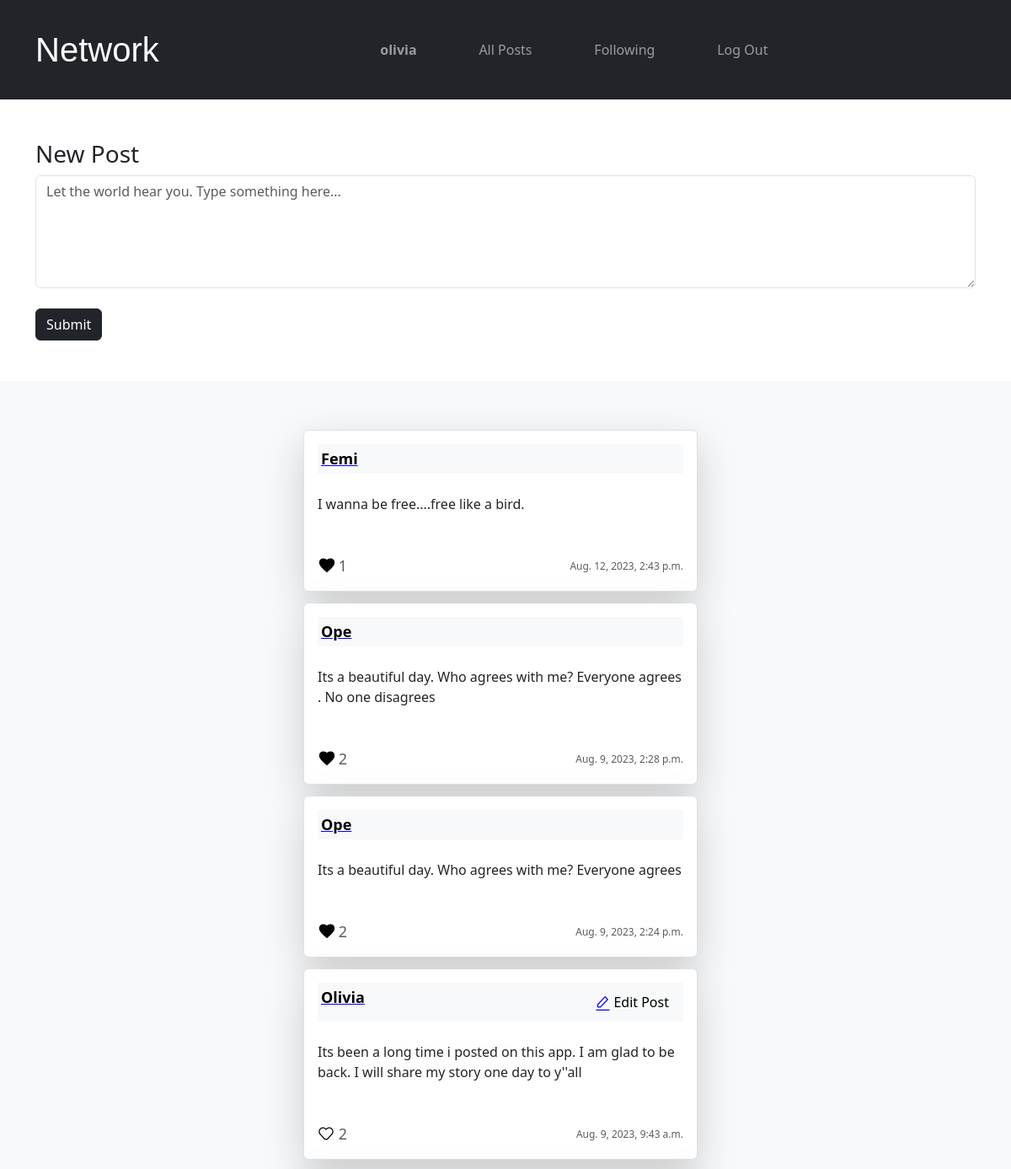
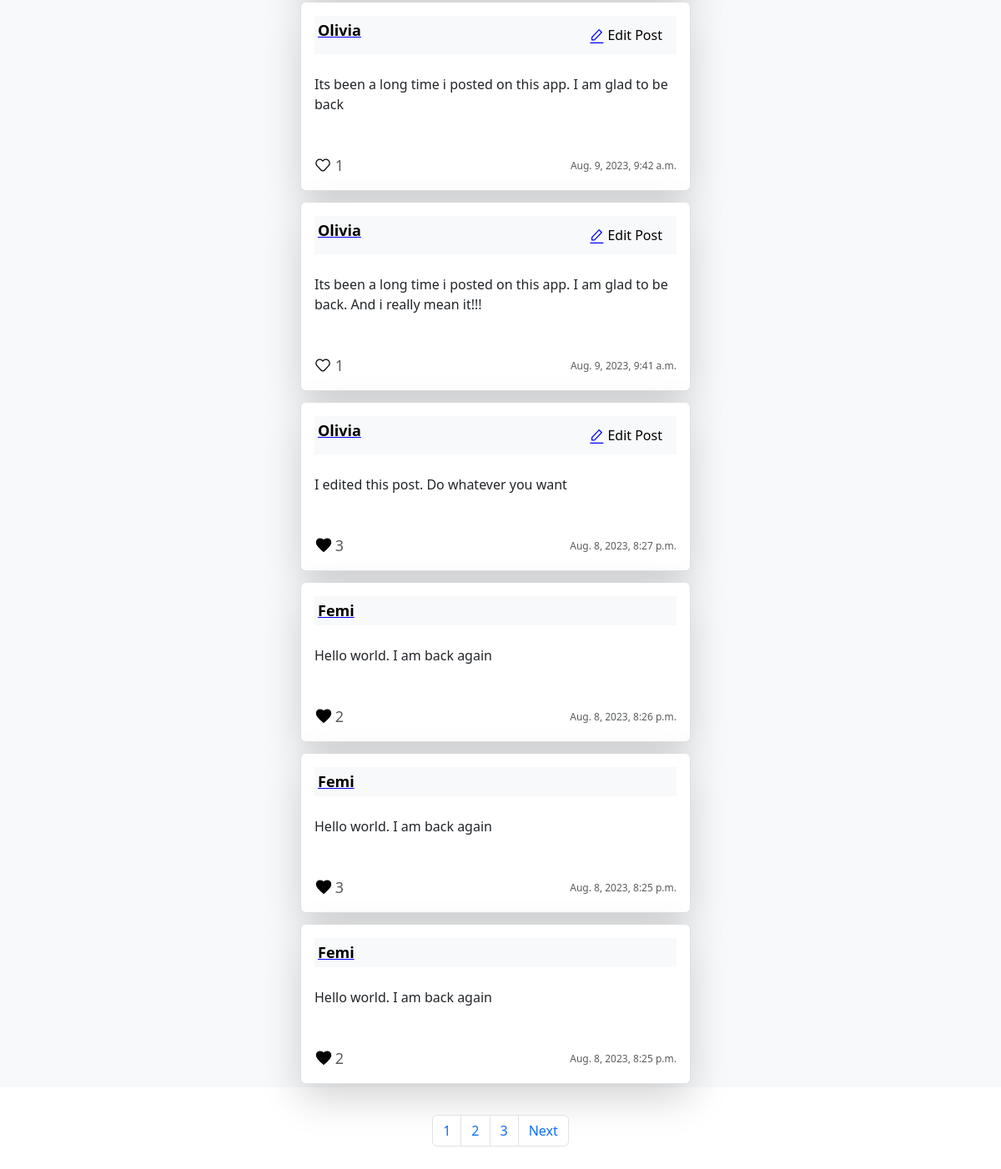
Before: / (signed in) with the older database file (2 pictures, top to bottom).
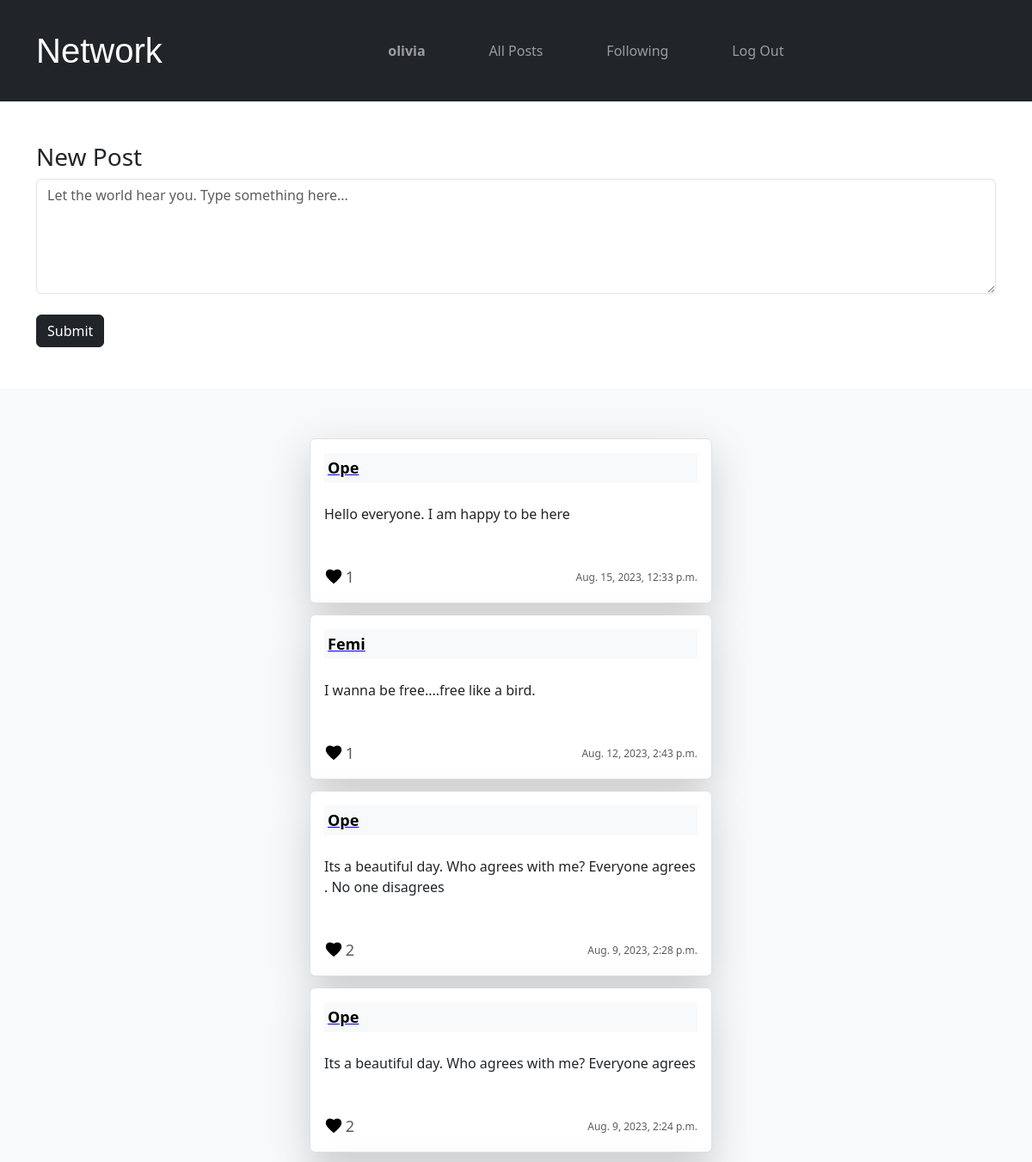
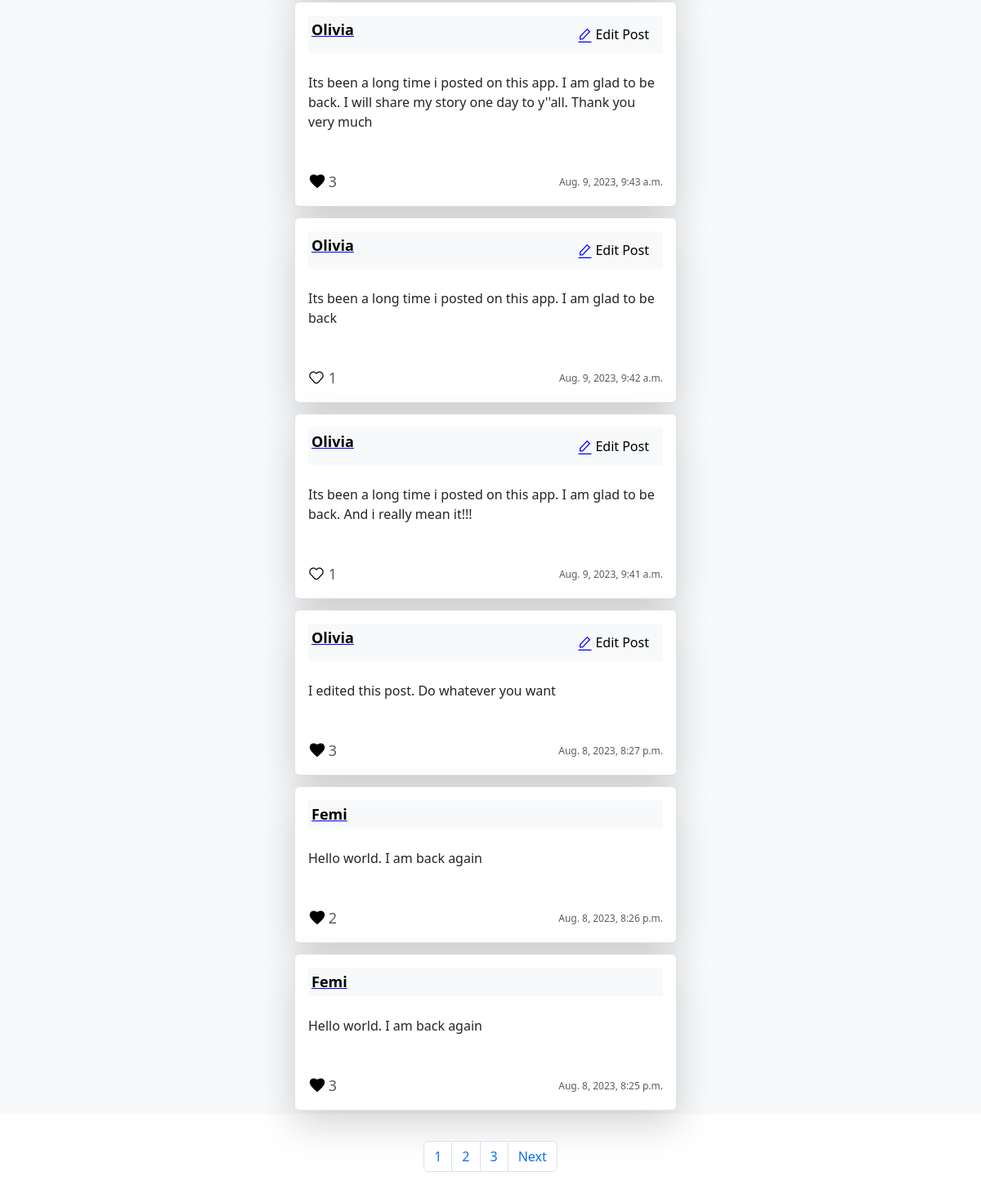
After: the same page with the newer database file (2 pictures, top to bottom).
### network/models.py (models this page shows, shortened)
class User(AbstractUser):
    pass

class Post(models.Model):
    owner = models.ForeignKey(User, on_delete=models.CASCADE, related_name='postowner')
    timestamp = models.DateTimeField(auto_now_add=True, null=True)
    content = models.TextField()

### network/views.py (the view)
# urls.py: path("", views.index, name="index"),
def index(request):
    allPosts = Post.objects.annotate(number_of_likes=Count('likedpost')).order_by('-id')
    paginator = Paginator(allPosts, 10)
    page_number = request.GET.get('page')
    page_obj = paginator.get_page(page_number)
    allLikes = Like.objects.all()
    allPostsLiked = []
    try:
        for like in allLikes:
            if like.user.id == request.user.id:
                allPostsLiked.append(like.post.id)
    except:
        allPostsLiked = []
    if request.user.is_authenticated:
        if request.method == 'POST':
            content = request.POST["newpost"]
            Post.objects.create(owner=request.user, content=content)
            return render(request, "network/index.html", {
                "allPosts": allPosts,
                "page_obj": page_obj,
            	"allPostsLiked": allPostsLiked
            })
    return render(request, "network/index.html", {
        "allPosts": allPosts,
        "page_obj": page_obj,
        "allPostsLiked": allPostsLiked
    })

### network/templates/network/index.html (shortened to what this page needs)
{% extends "network/layout.html" %}
{% load static %}
{% block body %}
    {% if user.is_authenticated %}
    <div class="mx-auto container mt-5 mb-5">
        <h3>New Post</h3>
        <form action="{% url 'index' %}" method="POST">
            <textarea class="rounded form-control" name="newpost" id="newpost" cols="100" rows="5" autofocus placeholder="Let the world hear you. Type something here..."></textarea>
            <div>
                <button class="btn btn-dark mt-4">Submit</button>
            </div>
        </form>
    </div>
    {% endif %}
    <div class=" mx-auto mt-5 bg-light" style="max-width: 100%; height: fit-content;">
        <ul class="container  mt-5 pt-5 list-group" style="max-width: 40%;">
            {% for post in page_obj %}
                <li class="list-group-item shadow-lg p-3 mb-1 bg-white rounded">
                    <div class="container bg-light p-1 d-flex justify-content-between">
                        <a href="{% url 'userprofile' post.owner.id %}" class="username"><strong>{{post.owner.username|title}}</strong></a>
                        {% if user == post.owner %}
                        <button class="btn btn-light" data-bs-toggle="modal" data-bs-target="#editButton_{{post.id}}">
                            <span><img src="{% static 'images/editicon.svg' %}" /></span>
                            <span class="editText">Edit Post</span>
                        </button>
                        {% endif %}
                    </div>
                    <div class="contianer mt-4">
                        <p id="post_content_{{post.id}}">{{post.content}}</p>
                    </div>
                    <div class="d-flex flex-row justify-content-between mt-5">
                        {% if user.is_authenticated %}
                            <div class="d-flex flex-row align-items-center justify-content-between text-muted" style="width: 35px;">
                                {% if post.id in allPostsLiked %}
                                <span class="unlike" style="cursor: pointer;" id="like_{{post.id}}" onclick="handleImageLikeUnlike({{post.id}}, {{allPostsLiked}})"></span>
                                {% else %}
                                <span class="like" style="cursor: pointer;" id="like_{{post.id}}" onclick="handleImageLikeUnlike({{post.id}}, {{allPostsLiked}})"></span>
                                {% endif %}
                                <span id="likeSpan">
                                    <span id="numOfLikes_{{post.id}}" class="font-weight-light " style="font-size: 18px" ;>
                                        {{post.number_of_likes}}
                                    </span>
                                </span>
                            </div>
                        {% endif %}
                        <div>
                            <span class="font-weight-light text-muted" style="font-size: 12px;">{{post.timestamp}}</span>
                        </div>
                    </div>
                </li>
            {% endfor %}
        </ul>
    </div>
    <div class=" mx-auto d-flex justify-content-center pt-5 pb-5" style="display: block; width: 50%; height: 120px;">
        <nav aria-label="page pagination" class="d-flex justify-content-center align-items-center">
            <ul class="pagination mx-auto d-flex justify-content-center ">
                {% for page in page_obj.paginator.page_range %}
                <li class="page-item"><a class="page-link" href="?page={{page}}">{{page}}</a></li>
                {% endfor %}
                {% if page_obj.has_next %}
                <li class="page-item">
                    <a class="page-link" href="?page={{ page_obj.next_page_number }}">Next</a>
                </li>
                {% endif %}
            </ul>
        </nav>
    </div>
{% endblock %}

### network/templates/network/layout.html (shortened to what this page needs)
{% load static %}
<!DOCTYPE html>
<html lang="en">
    <head>
        {% load bootstrap5 %}
        {% bootstrap_css %}
        <link href="{% static 'network/styles.css' %}" rel="stylesheet">
    </head>
    <body>
        <nav class="navbar navbar-expand-lg navbar-dark bg-dark p-4">
            <div class="container">
            <a class="navbar-brand logo" href="{% url 'index' %}">Network</a>
            <div class="container-fluid" style="width: 50%;">
              <ul class="navbar-nav nav-fill">
                {% if user.is_authenticated %}
                    <li class="nav-item mr-3">
                        <a class="nav-link" href="{% url 'userprofile' user.id %}"><strong>{{ user.username }}</strong></a>
                    </li>
                {% endif %}
                <li class="nav-item">
                  <a class="nav-link" href="{% url 'index' %}">All Posts</a>
                </li>
                {% if user.is_authenticated %}
                    <li class="nav-item">
                        <a class="nav-link" href="{% url 'following' userid=user.id %}">Following</a>
                    </li>
                    <li class="nav-item">
                        <a class="nav-link" href="{% url 'logout' %}">Log Out</a>
                    </li>
                {% endif %}
              </ul>
            </div>
            </div>
          </nav>
        <div class="body">
            {% block body %}
            {% endblock %}
        </div>
    </body>
</html>

### network/static/network/styles.css (style rules this page uses)
.unlike { display: inline-block; background: url('/static/images/loved.svg') no-repeat center; background-size: contain; width: 22px; height: 22px; z-index: 10; animation: likepost 0.5s linear 0.1s ; }
.like { display: inline-block; background: url('/static/images/love.svg') no-repeat center; background-size: contain; width: 20px; height: 20px; z-index: 10; }
.logo { font-family: pacifico, sans-serif; font-size: 40px; }
.list-group-item { margin-top: 10px; }
.username { text-decoration-color: blue; color: black; font-size: 18px; }

Changed rows visible on the page:
no longer on this page (row unchanged): Post: owner.username "Femi", content "Hello world. I am back again", number_of_likes "2", timestamp "Aug. 8, 2023, 8:25 p.m."
added Post: owner.username "Ope", content "Hello everyone. I am happy to be here", number_of_likes "1", timestamp "Aug. 15, 2023, 12:33 p.m."
changed Post: content "Its been a long time i posted on this app. I am glad to be back. I will share my story one day to y''all" → "Its been a long time i posted on this app. I am glad to be back. I will share my story one day to y''all. Thank you very much"; number_of_likes "2" → "3"
